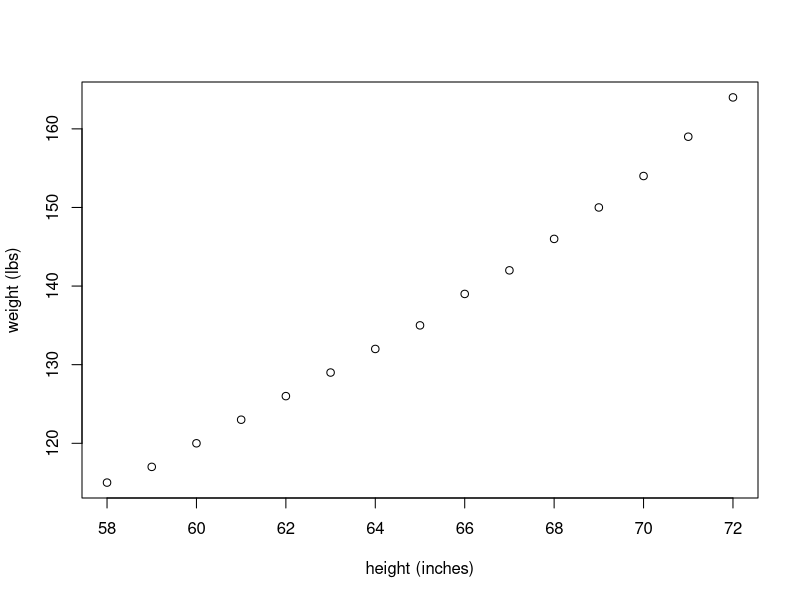

The R script that drew this image:

# LINEAR REGRESSION 
# EXAMPLE:  PREDICT A WOMAN'S WEIGHT FROM HER HEIGHT

# A dataset called "women", in built in R, contains the heights and weights of 15 women
# Suppose we want to construct a model that will predict weight from height. 

# Having an equation for predicting weight from height can help us identify 
# overweight or underweight women.

#a. Dataset
data(women)

#b. 
women.df <- as.data.frame(women)

#c.
library(psych)
describe(women.df)

#d.
attach(women.df)

#e.
plot(height, weight, xlab="height (inches)", ylab="weight (lbs)")

#f. THE lm() FUNCTION IN R
# In R, the basic funciton for fitting a linear model is lm()

# The format is   fit <- lm(formula, data)

#     formula: describes the model to be fit
#     data: the dataframe containing the data to be used in fitting the model
#     fit: a list that contains extensive information about the fitted model
#     The formula is typically written as    Y ~ X1 + X2 + .. Xk
#     Y: Dependent Variable, also called Response Variable
#     Xi : Independent Variable(s), also called Predictor Variable(s)
#     ~  separates the Response Variable (Y) from the Predictor variables (X1, X2..)

#g. SIMPLE LINEAR REGRESSION
#  When the Regression Model contains one independent variable X
#  Regression Model:    Y = b0 + b1*X + e
#     which describes a line with slope b1 and y-intercept b0. 
#  b0, b1: beta coefficients
#  X: Independent Variable; Y: Dependent Variable

#h. In an experimental context we may have data points which reflect such a relationship 
#   between Y and X, but only approximately. 
#  Say there are n such points and call them {(Xi, Yi), i = 1, ..., n}. 
#  We can describe the approximate relation which exists between Yi and Xi 
#  by introducing an error term e to capture the deviation of the data from the model:

# Yi = b0 + b1*Xi + ei
# This relationship between the parameters and the data points is called a linear regression model
# and the ei are called "residuals".

#i. PREDICTING weight FROM height
#  weight: Dependent variable 
#  height: Independent variable
#  Model:    weight = b0 + b1*height
# The lm() function in R gets (weight, height) as input
#      and returns beta coefficients {b0, b1} as output 

fit <- lm(weight ~ height, data = women)
summary(fit)

#j.  Model:    weight = b0 + b1*height
#   b0 = -87.52,  b1 = 3.45
#  Model:    weight = -87.52 + 3.45*height

#k. BETA COEFFICIENTS coefficients()
fit$coefficients

#l. CONFIDENCE INTERVALS (95%)
# If repeated samples were taken and the 95% confidence interval was computed for each sample, 
# 95% of the intervals would contain the population mean. 
confint(fit)

# weight
women.df$weight

#m.  fitted()   Lists the predicted values in a fitted model
fitted(fit)

#n.  residuals()  Lists the residual values in a fitted model
# residuals are the vertical distances between the data and the fitted line 
# The Ordinary Least Squares (OLS) method minimizes the residuals.
# In OLS, the accuracy of a line through the sample data points is measured by the 
# sum of squared residuals, 
# and the goal is to make this sum as small as possible. 
residuals(fit)

#o. Statistical Significance and p-values
summary(fit)
# The regression coefficient (3.45) is significantly dfferent from zero (p < 0.001)
# There is an expected increase of 3.45 lbs of weight for every 1 inch increases in height.

#p. MULTIPLE R-SQUARED
# The multiple R-squared indciates that the model accounts for 99.1% of the variance in weights.

#q. F-STATISTIC
# The F-statistic tests whether the predictor variables, taken together,
# predict the response variable above chance levels.


